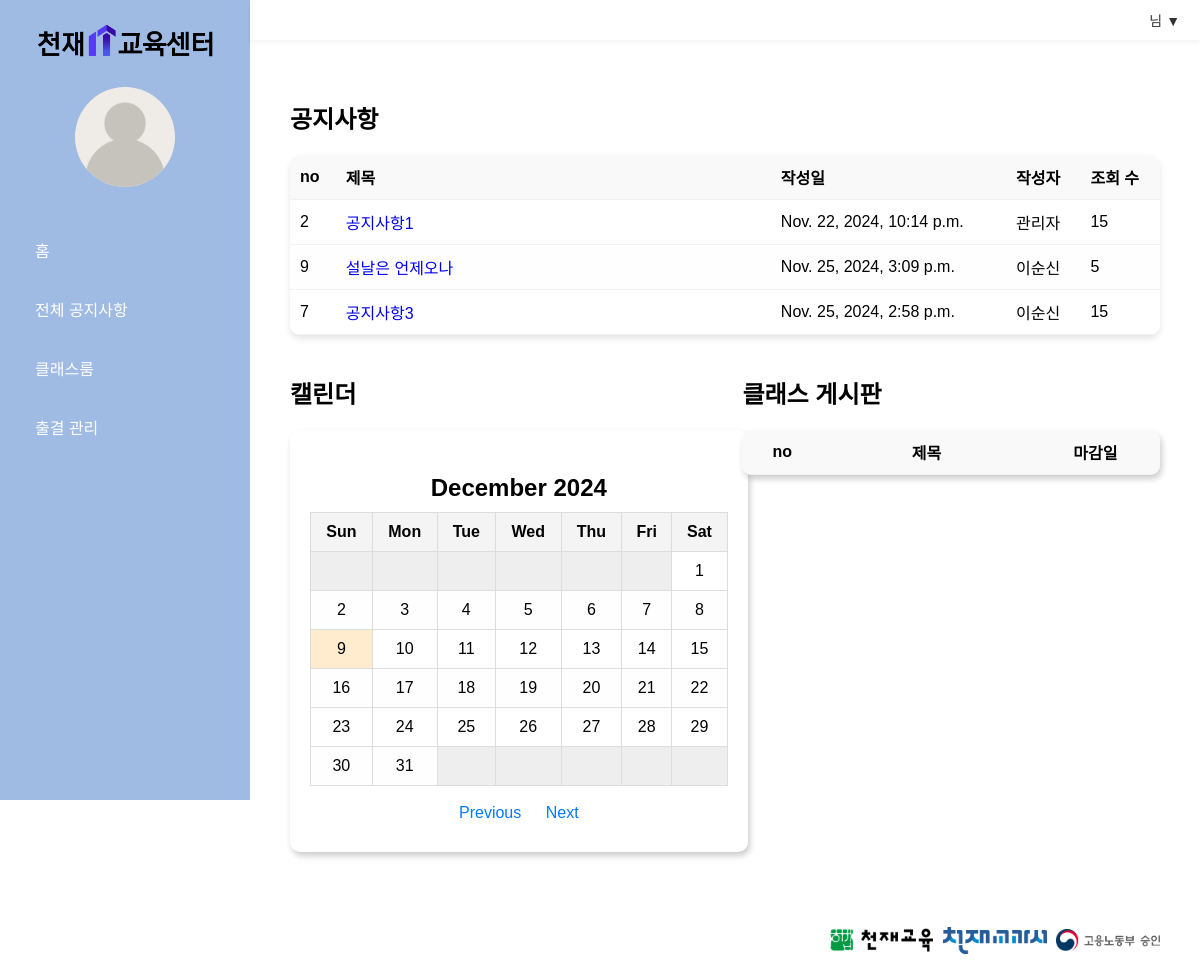
/home/, run on the app's committed database.
### managementapp/models.py (models this page shows)
class Documents(models.Model):
    title = models.TextField(max_length=300)
    writer = models.CharField(max_length=200)
    content = models.TextField()
    rdate = models.DateTimeField()
    udate = models.DateTimeField()
    view_count = models.IntegerField()

### managementapp/views.py (the view)
# urls.py: path('home/',views.home, name='home'),
def home(request):
    template = loader.get_template('home.html')
    documents = Documents.objects.all().order_by('-udate')[:3]
    today = now().date()  # 현재 날짜
    classroom = Assignments.objects.filter(
        deadline__gte=today  # 마감일이 오늘 날짜 이후인 항목
    ).annotate(
        deadline_date=TruncDate('deadline')  # deadline을 날짜로 변환 (시간 부분 제거)
    ).annotate(
        days_remaining=F('deadline_date') - today  # 남은 시간 계산 (날짜 차이)
    ).order_by('days_remaining')[:3]
    for assignment in classroom:
        assignment.days_remaining = assignment.days_remaining.days
    today = date.today()  # 날짜 계산을 위해 'today' 다시 정의
    year = int(request.GET.get('year', today.year))
    month = int(request.GET.get('month', today.month))
    cal = calendar.Calendar()
    month_days = cal.itermonthdays4(year, month)
    calendar_data = []
    week = []
    for day in month_days:
        if day[1] != month:  # 현재 달이 아닌 날짜는 비어있는 셀로 처리
            week.append(None)
        else:
            week.append(day[2])  # 현재 날짜를 추가
        if len(week) == 7:  # 한 주가 끝나면 추가
            calendar_data.append(week)
            week = []
    if week:  # 마지막 남은 주 추가
        calendar_data.append(week)
    context = {
        'documents': documents,
        'calendar_data': calendar_data,
        'year': year,
        'month': month,
        'month_name': calendar.month_name[month],
        'classroom': classroom,
        'today': today
    }
    return HttpResponse(template.render(context, request))

### managementapp/templates/home.html (shortened to what this page needs)
{% extends "base.html" %}
{% load static %}
{% block content %}
<link rel="stylesheet" href="{% static 'css/list.css' %}">
<link rel="stylesheet" href="{% static 'css/home.css' %}">
<div class="content">
    <h2>공지사항</h2>
    <div class="notice-table-wrapper">
        <table class="notice-table">
            <thead>
                <tr>
                    <th>no</th>
                    <th class="title-column">제목</th>
                    <th>작성일</th>
                    <th>작성자</th>
                    <th>조회 수</th>
                </tr>
            </thead>
            <tbody>
                {% for document in documents %}
                <tr>
                    <td>{{ document.id }}</td>
                    <td><a href="../notices/content/{{ document.id }}" style="text-decoration:none">{{ document.title }}</a></td>
                    <td>{{ document.rdate }}</td>
                    <td>{{ document.writer }}</td>
                    <td>{{ document.view_count }}</td>
                </tr>
                {% endfor %}
            </tbody>
        </table>
    </div>
    <div class="content-layout">
        <div class="cal-container-wrapper">
            <h2>캘린더</h2>
            <div class="cal-container">
                <div class="cal-navigation">
                    <h3> {{ month_name }} {{ year }} </h3>
                    <div class="cal-table">
                        <table class="cal-table-content">
                            <thead>
                                <tr>
                                    <th class="cal-th">Sun</th>
                                    <th class="cal-th">Mon</th>
                                    <th class="cal-th">Tue</th>
                                    <th class="cal-th">Wed</th>
                                    <th class="cal-th">Thu</th>
                                    <th class="cal-th">Fri</th>
                                    <th class="cal-th">Sat</th>
                                </tr>
                            </thead>
                            <tbody>
                                {% for week in calendar_data %}
                                <tr>
                                    {% for day in week %}
                                    {% if day %}
                                    <td class="cal-td {% if day == today.day and month == today.month and year == today.year %}cal-today{% endif %}">
                                        {{ day }}
                                    </td>
                                    {% else %}
                                    <td class="cal-td cal-empty"></td>
                                    {% endif %}
                                    {% endfor %}
                                </tr>
                                {% endfor %}
                            </tbody>
                        </table>
                    </div>
                    <br/>
                    <a href="?year={{ year }}&month={{ month|add:'-1' }}">Previous</a>
                    <a href="?year={{ year }}&month={{ month|add:'1' }}">Next</a>
                </div>
            </div>
        </div>
        <div class="classroom-board-wrapper">
            <h2>클래스 게시판</h2>
            <div class="classroom-board">
                <table class="classroom-table">
                    <thead>
                        <tr>
                            <th>no</th>
                            <th class="title-column">제목</th>
                            <th>마감일</th>
                        </tr>
                    </thead>
                </table>
            </div>
        </div>
    </div>
</div>
{% endblock %}

### managementapp/static/css/base.css (style rules this page uses)
body { margin: 0; font-family: Arial, sans-serif; background-color: #fff; display: flex; flex-direction: column; }

### managementapp/static/css/list.css (style rules this page uses)
.content { padding: 20px; }
.notice-table { margin-top: 20px; border-radius: 10px; overflow: hidden; box-shadow: 0 4px 6px rgba(0, 0, 0, 0.1); }
table { width: 100%; border-collapse: collapse; }
th, td { text-align: left; padding: 10px; border-bottom: 1px solid #f1f1f1; }
th { background-color: #f9f9f9; }
tbody tr:nth-child(even) { background-color: #fefefe; }
.title-column { width: 50%; }

### managementapp/static/css/home.css (style rules this page uses)
.content-layout { display: flex; justify-content: space-between; gap: 20px; margin-top: 20px; flex-wrap: wrap; }
.cal-container-wrapper, .classroom-board-wrapper { display: flex; flex-direction: column; width: 48%; }
.cal-container-wrapper h3, .classroom-board-wrapper h3 { font-size: 24px; margin-bottom: 10px; text-align: center; }
.cal-container { width: 100%; border-radius: 10px; overflow: hidden; box-shadow: 2px 4px 6px rgba(0.1, 0, 0, 0.2); background-color: #fff; padding: 20px; }
.cal-table-content { width: 100%; border-collapse: collapse; }
.cal-th, .cal-td { border: 1px solid #ddd; text-align: center; padding: 10px; }
.cal-th { background-color: #f4f4f4; }
.cal-empty { background-color: #eee; }
.cal-today { background-color: #ffebcd; }
.cal-navigation { text-align: center; margin: 10px 0; }
.cal-navigation a { margin: 0 10px; text-decoration: none; color: #007bff; }
.classroom-board { width: 100%; border-radius: 10px; overflow: hidden; box-shadow: 2px 4px 6px rgba(0.1, 0, 0, 0.2); background-color: #fff; border-collapse: collapse; }
.classroom-board th, .classroom-board td { text-align: center; border-bottom: 1px solid #f1f1f1; }
.classroom-board th { background-color: #f9f9f9; }

### data on the page
Documents: id "2", title "공지사항1", rdate "Nov. 22, 2024, 10:14 p.m.", writer "관리자", view_count "15"
Documents: id "9", title "설날은 언제오나", rdate "Nov. 25, 2024, 3:09 p.m.", writer "이순신", view_count "5"
Documents: id "7", title "공지사항3", rdate "Nov. 25, 2024, 2:58 p.m.", writer "이순신", view_count "15"

### other printed values
{{ month_name }} "December"
{{ year }} "2024"
{{ day }} "1" "2" "3" "4" "5" "6" "7" "8" "9" "10" "11" "12" "13" "14" "15" "16" "17" "18" "19" "20" "21" "22" "23" "24" "25" "26" "27" "28" "29" "30" "31"
